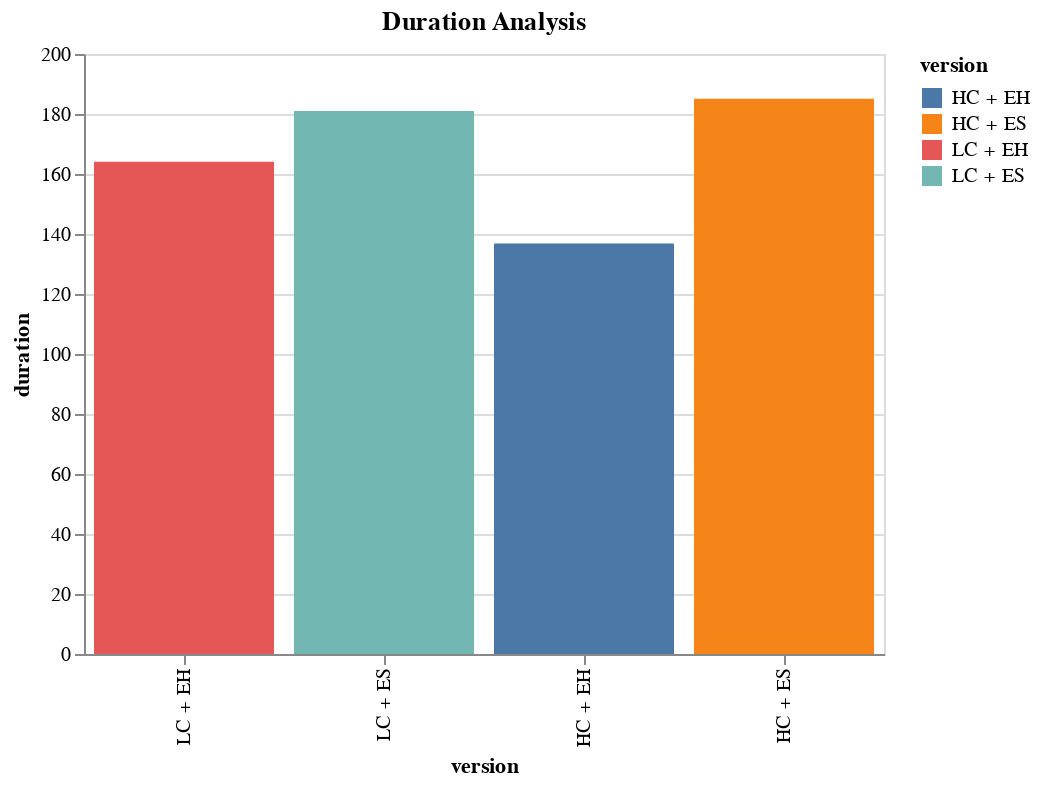

Notebook cell for this chart:
### Code cell
duration_data = df.groupby("version")["duration"].mean().reset_index()

# Bar chart
chart = alt.Chart(duration_data).mark_bar().encode(
    x=alt.X("version", sort=["LC + EH", "LC + ES", "HC + EH", "HC + ES"]),
    y="duration",
    color="version",
    tooltip=["version", "duration"]
).properties(
    title="Duration Analysis",
    width=400,
    height=300
)

chart

### Figure 1 — Vega-Lite specification as saved in the notebook (floating-point values rounded to 4 significant figures)
{"config": {"view": {"continuousWidth": 300, "continuousHeight": 300}}, "data": {"name": "data-d0bcfb987d607ca5dfb850959887e9cb"}, "mark": {"type": "bar"}, "encoding": {"color": {"field": "version", "type": "nominal"}, "tooltip": [{"field": "version", "type": "nominal"}, {"field": "duration", "type": "quantitative"}], "x": {"field": "version", "sort": ["LC + EH", "LC + ES", "HC + EH", "HC + ES"], "type": "nominal"}, "y": {"field": "duration", "type": "quantitative"}}, "height": 300, "title": "Duration Analysis", "width": 400, "$schema": "https://vega.github.io/schema/vega-lite/v5.8.0.json", "datasets": {"data-d0bcfb987d607ca5dfb850959887e9cb": [{"version": "HC + EH", "duration": 136.8}, {"version": "HC + ES", "duration": 185.1}, {"version": "LC + EH", "duration": 164.1}, {"version": "LC + ES", "duration": 181.0}]}}
